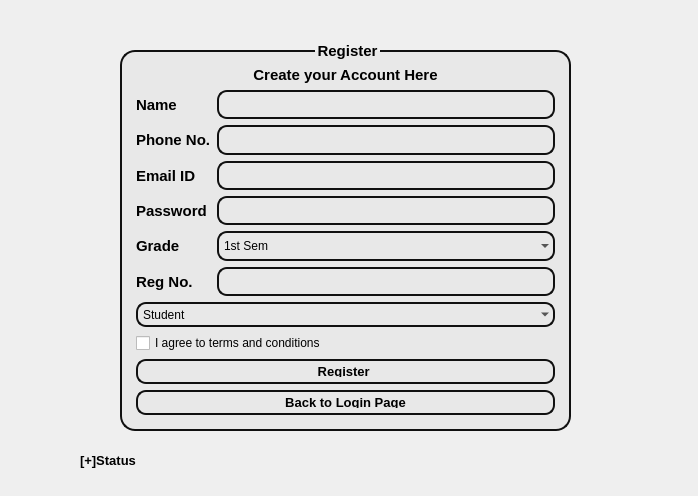
<?xml version="1.0" encoding="UTF-8"?>
<ui version="4.0">
 <class>registration</class>
 <widget class="QMainWindow" name="registration">
  <property name="geometry">
   <rect>
    <x>0</x>
    <y>0</y>
    <width>698</width>
    <height>496</height>
   </rect>
  </property>
  <property name="windowTitle">
   <string>MainWindow</string>
  </property>
  <property name="styleSheet">
   <string notr="true"/>
  </property>
  <widget class="QWidget" name="centralwidget">
   <widget class="QGroupBox" name="groupBox">
    <property name="geometry">
     <rect>
      <x>120</x>
      <y>40</y>
      <width>451</width>
      <height>391</height>
     </rect>
    </property>
    <property name="font">
     <font>
      <pointsize>11</pointsize>
      <bold>true</bold>
     </font>
    </property>
    <property name="styleSheet">
     <string notr="true">QGroupBox {
    border: 2px solid rgb(16, 16, 16);
    border-radius: 15px;
    margin-top: 10px; 
    background-color:rgb(232, 232, 232);
    padding: 5px;
 
}

</string>
    </property>
    <property name="title">
     <string>Register</string>
    </property>
    <property name="alignment">
     <set>Qt::AlignmentFlag::AlignCenter</set>
    </property>
    <layout class="QVBoxLayout" name="verticalLayout_5">
     <item>
      <layout class="QVBoxLayout" name="verticalLayout_4">
       <item>
        <widget class="QLabel" name="label_5">
         <property name="font">
          <font>
           <pointsize>11</pointsize>
           <bold>true</bold>
          </font>
         </property>
         <property name="text">
          <string>Create your Account Here</string>
         </property>
         <property name="alignment">
          <set>Qt::AlignmentFlag::AlignCenter</set>
         </property>
        </widget>
       </item>
       <item>
        <layout class="QHBoxLayout" name="horizontalLayout">
         <item>
          <layout class="QVBoxLayout" name="verticalLayout">
           <item>
            <widget class="QLabel" name="label">
             <property name="font">
              <font>
               <pointsize>11</pointsize>
               <bold>true</bold>
              </font>
             </property>
             <property name="text">
              <string>Name</string>
             </property>
            </widget>
           </item>
           <item>
            <widget class="QLabel" name="label_2">
             <property name="font">
              <font>
               <pointsize>11</pointsize>
               <bold>true</bold>
              </font>
             </property>
             <property name="text">
              <string>Phone No.</string>
             </property>
            </widget>
           </item>
           <item>
            <widget class="QLabel" name="label_3">
             <property name="font">
              <font>
               <pointsize>11</pointsize>
               <bold>true</bold>
              </font>
             </property>
             <property name="text">
              <string>Email ID</string>
             </property>
            </widget>
           </item>
           <item>
            <widget class="QLabel" name="label_4">
             <property name="font">
              <font>
               <pointsize>11</pointsize>
               <bold>true</bold>
              </font>
             </property>
             <property name="text">
              <string>Password</string>
             </property>
            </widget>
           </item>
           <item>
            <widget class="QLabel" name="label_6">
             <property name="font">
              <font>
               <pointsize>11</pointsize>
               <bold>true</bold>
              </font>
             </property>
             <property name="text">
              <string>Grade</string>
             </property>
            </widget>
           </item>
           <item>
            <widget class="QLabel" name="label_7">
             <property name="font">
              <font>
               <pointsize>11</pointsize>
               <bold>true</bold>
              </font>
             </property>
             <property name="text">
              <string>Reg No.</string>
             </property>
            </widget>
           </item>
          </layout>
         </item>
         <item>
          <layout class="QVBoxLayout" name="verticalLayout_2">
           <item>
            <widget class="QLineEdit" name="lineEdit_regname">
             <property name="styleSheet">
              <string notr="true">QLineEdit{
    border: 2px solid rgb(16, 16, 16);
    border-radius: 10px; 
    background-color: rgb(255, 255, 255,0);
    min-width: 8px; 
    min-height: 8px;
    padding: 5px;
    margin: 0px;
}
</string>
             </property>
            </widget>
           </item>
           <item>
            <widget class="QLineEdit" name="lineEdit_regphone">
             <property name="styleSheet">
              <string notr="true">QLineEdit{
    border: 2px solid rgb(16, 16, 16);
    border-radius: 10px; 
    background-color: rgb(255, 255, 255,0);
    min-width: 8px; 
    min-height: 8px;
    padding: 5px;
    margin: 0px;
}
</string>
             </property>
            </widget>
           </item>
           <item>
            <widget class="QLineEdit" name="lineEdit_regemail">
             <property name="styleSheet">
              <string notr="true">QLineEdit{
    border: 2px solid rgb(16, 16, 16);
    border-radius: 10px; 
    background-color: rgb(255, 255, 255,0);
    min-width: 8px; 
    min-height: 8px;
    padding: 5px;
    margin: 0px;
}
</string>
             </property>
            </widget>
           </item>
           <item>
            <widget class="QLineEdit" name="lineEdit_regpassword">
             <property name="styleSheet">
              <string notr="true">QLineEdit{
    border: 2px solid rgb(16, 16, 16);
    border-radius: 10px; 
    background-color: rgb(255, 255, 255,0);
    min-width: 8px; 
    min-height: 8px;
    padding: 5px;
    margin: 0px;
}
</string>
             </property>
            </widget>
           </item>
           <item>
            <widget class="QComboBox" name="comboBox_grade">
             <property name="styleSheet">
              <string notr="true">QComboBox{
    border: 2px solid rgb(16, 16, 16);
    border-radius: 10px; 
    background-color:rgb(255, 255, 255,0);
    min-width: 9px; 
    min-height: 9px; 
    padding: 5px; 
    margin: 0px; 
}
</string>
             </property>
             <item>
              <property name="text">
               <string>1st Sem</string>
              </property>
             </item>
             <item>
              <property name="text">
               <string>2nd Sem</string>
              </property>
             </item>
             <item>
              <property name="text">
               <string>3rd Sem</string>
              </property>
             </item>
             <item>
              <property name="text">
               <string>4th Sem</string>
              </property>
             </item>
             <item>
              <property name="text">
               <string>5th Sem</string>
              </property>
             </item>
             <item>
              <property name="text">
               <string>6th Sem</string>
              </property>
             </item>
             <item>
              <property name="text">
               <string>7th Sem</string>
              </property>
             </item>
             <item>
              <property name="text">
               <string>8th Sem</string>
              </property>
             </item>
            </widget>
           </item>
           <item>
            <widget class="QLineEdit" name="lineEdit_regno">
             <property name="styleSheet">
              <string notr="true">QLineEdit{
    border: 2px solid rgb(16, 16, 16);
    border-radius: 10px; 
    background-color: rgb(255, 255, 255,0);
    min-width: 8px; 
    min-height: 8px;
    padding: 5px;
    margin: 0px;
}
</string>
             </property>
            </widget>
           </item>
          </layout>
         </item>
        </layout>
       </item>
       <item>
        <widget class="QComboBox" name="comboBox_role">
         <property name="styleSheet">
          <string notr="true">QComboBox{
    border: 2px solid rgb(16, 16, 16);
    border-radius: 10px; 
    background-color:rgb(255, 255, 255,0);
    min-width: 9px; 
    min-height: 9px; 
    padding: 5px; 
    margin: 0px; 
}
</string>
         </property>
         <item>
          <property name="text">
           <string>Student</string>
          </property>
         </item>
         <item>
          <property name="text">
           <string>Teacher</string>
          </property>
         </item>
        </widget>
       </item>
       <item>
        <widget class="QCheckBox" name="checkBox_reg">
         <property name="text">
          <string>I agree to terms and conditions</string>
         </property>
        </widget>
       </item>
       <item>
        <widget class="QPushButton" name="pushButton_register">
         <property name="font">
          <font>
           <pointsize>10</pointsize>
           <bold>true</bold>
          </font>
         </property>
         <property name="styleSheet">
          <string notr="true">QPushButton {
    border: 2px solid rgb(16, 16, 16);
    border-radius: 10px; 
    background-color:rgb(255, 255, 255,0);
    min-width: 9px; 
    min-height: 9px; 
    padding: 5px; 
    margin: 0px; 
}
</string>
         </property>
         <property name="text">
          <string>Register </string>
         </property>
        </widget>
       </item>
       <item>
        <layout class="QVBoxLayout" name="verticalLayout_3">
         <item>
          <widget class="QPushButton" name="pushButton_loginpage">
           <property name="font">
            <font>
             <pointsize>10</pointsize>
             <bold>true</bold>
            </font>
           </property>
           <property name="styleSheet">
            <string notr="true">QPushButton {
    border: 2px solid rgb(16, 16, 16);
    border-radius: 10px; 
    background-color:rgb(255, 255, 255,0);
    min-width: 9px; 
    min-height: 9px; 
    padding: 5px; 
    margin: 0px; 
}
</string>
           </property>
           <property name="text">
            <string>Back to Login Page</string>
           </property>
          </widget>
         </item>
        </layout>
       </item>
      </layout>
     </item>
    </layout>
   </widget>
   <widget class="QLabel" name="label_status2">
    <property name="geometry">
     <rect>
      <x>80</x>
      <y>450</y>
      <width>341</width>
      <height>21</height>
     </rect>
    </property>
    <property name="font">
     <font>
      <pointsize>10</pointsize>
      <bold>true</bold>
     </font>
    </property>
    <property name="text">
     <string>[+]Status </string>
    </property>
   </widget>
  </widget>
 </widget>
 <resources/>
 <connections/>
</ui>
